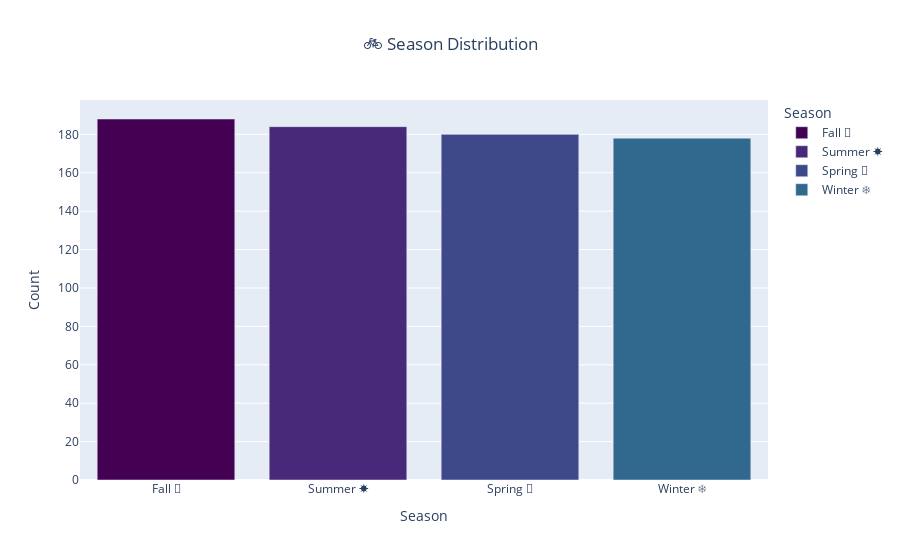
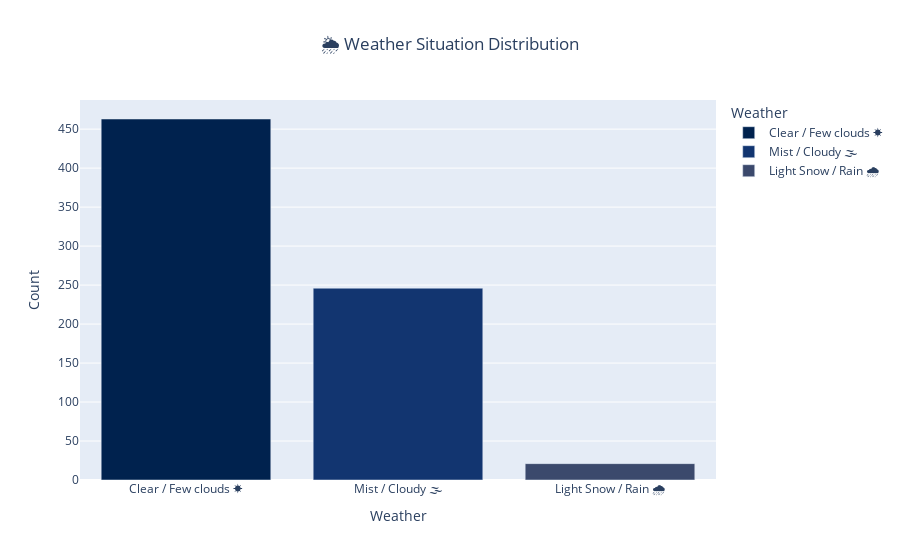

Notebook source saved alongside these figures, in order:
### Markdown cell above
### 📂 Task 2 — Data Quality Checks & Categorical Conversion (🔹 Question 2)

### 🎯 Objective  
Ensure dataset integrity by performing **data quality checks** and converting **coded categorical variables** into interpretable, business-friendly labels. This step prepares the data for **exploratory analysis** and **modeling**.

### 🔹 Subtasks  
1. 🔍 **Data Quality Checks**  
   - Identify and handle **missing values**.  
   - Check for **duplicate rows**.  
   - Review **outliers** (basic inspection).  

2. 🗂️ **Categorical Variable Conversion**  
   - Convert **`season`** codes → `spring 🌸`, `summer ☀️`, `fall 🍂`, `winter ❄️`.  
   - Convert **`weathersit`** codes →  
     - `1 → Clear / Few clouds ☀️`  
     - `2 → Mist / Cloudy 🌫️`  
     - `3 → Light Snow / Rain 🌧️`  
     - `4 → Heavy Rain / Snow ⛈️`  

3. ⚙️ **Data Type Correction**  
   - Convert `season`, `weathersit`, `yr`, `mnth`, `weekday`, `holiday`, and `workingday` to **categorical dtype** for analysis & encoding.  

### 📊 Deliverables  
- A **clean, enriched dataset** with interpretable categories.  
- Visual summaries (bar plots & count plots with **gradient colors**) for categorical distributions.  
- 📋 A clear markdown insight cell summarizing the findings and business implications.

### Code cell
# 📦 Importing Essential Libraries
import pandas as pd
import numpy as np

# 📊 Visualization Libraries
import matplotlib.pyplot as plt
import seaborn as sns
import plotly.express as px
import plotly.figure_factory as ff

# 🤖 ML & Statistical Libraries
from sklearn.model_selection import train_test_split
from sklearn.linear_model import LinearRegression
from sklearn.metrics import r2_score, mean_squared_error, mean_absolute_error
import statsmodels.api as sm
from statsmodels.stats.outliers_influence import variance_inflation_factor

# 🛠️ Setup
import warnings
warnings.filterwarnings('ignore')
sns.set_style('whitegrid')  # Seaborn styling

# 📂 Load Dataset
df = pd.read_csv("G:/Github Assignments Data/Linear Regression Machine Learning Project/day.csv")

# 🔍 Data Quality Checks
print("🔍 Missing Values:")
print(df.isnull().sum())

print("\n🔁 Duplicate Rows:")
print(f"Duplicate rows: {df.duplicated().sum()}")

print("\n📊 Summary Statistics:")
print(df.describe().T)

# 🌸 Categorical Conversion
season_map = {1: 'Spring 🌸', 2: 'Summer ☀️', 3: 'Fall 🍂', 4: 'Winter ❄️'}
weather_map = {
    1: 'Clear / Few clouds ☀️',
    2: 'Mist / Cloudy 🌫️',
    3: 'Light Snow / Rain 🌧️',
    4: 'Heavy Rain / Snow ⛈️'
}
df['season'] = df['season'].map(season_map)
df['weathersit'] = df['weathersit'].map(weather_map)

# ⚙️ Data Type Correction
categorical_cols = ['season', 'weathersit', 'yr', 'mnth', 'weekday', 'holiday', 'workingday']
df[categorical_cols] = df[categorical_cols].astype('category')

# 📊 Gradient Table — First 5 Rows (Cleaned Column Widths)
from IPython.display import display
styled_df = df.head().style.set_table_styles(
    [{'selector': 'th', 'props': [('font-size', '12pt'), ('text-align', 'center')]},
     {'selector': 'td', 'props': [('font-size', '11pt'), ('text-align', 'center')]}]
).set_properties(**{'max-width': '150px', 'overflow': 'hidden', 'text-overflow': 'ellipsis'})
display(styled_df)

# 📊 Season Distribution
season_dist = df['season'].value_counts().reset_index()
season_dist.columns = ['Season', 'Count']
fig_season = px.bar(season_dist,
                    x='Season', y='Count',
                    color='Season',
                    color_discrete_sequence=px.colors.sequential.Viridis,
                    title='🚲 Season Distribution')
fig_season.update_layout(xaxis_title='Season', yaxis_title='Count', title_x=0.5)
fig_season.show()

# 🌦️ Weather Situation Distribution
weather_dist = df['weathersit'].value_counts().reset_index()
weather_dist.columns = ['Weather', 'Count']
fig_weather = px.bar(weather_dist,
                     x='Weather', y='Count',
                     color='Weather',
                     color_discrete_sequence=px.colors.sequential.Cividis,
                     title='🌦️ Weather Situation Distribution')
fig_weather.update_layout(xaxis_title='Weather', yaxis_title='Count', title_x=0.5)
fig_weather.show()

### Figure 1 — Plotly figure (JSON) as saved in the notebook; plotly's stock layout.template omitted (floating-point values rounded to 4 significant figures)
{"data": [{"alignmentgroup": "True", "hovertemplate": "Season=%{x}<br>Count=%{y}<extra></extra>", "legendgroup": "Fall 🍂", "marker": {"color": "#440154", "pattern": {"shape": ""}}, "name": "Fall 🍂", "offsetgroup": "Fall 🍂", "orientation": "v", "showlegend": true, "textposition": "auto", "type": "bar", "x": ["Fall 🍂"], "xaxis": "x", "y": [188], "yaxis": "y"}, {"alignmentgroup": "True", "hovertemplate": "Season=%{x}<br>Count=%{y}<extra></extra>", "legendgroup": "Summer ☀️", "marker": {"color": "#482878", "pattern": {"shape": ""}}, "name": "Summer ☀️", "offsetgroup": "Summer ☀️", "orientation": "v", "showlegend": true, "textposition": "auto", "type": "bar", "x": ["Summer ☀️"], "xaxis": "x", "y": [184], "yaxis": "y"}, {"alignmentgroup": "True", "hovertemplate": "Season=%{x}<br>Count=%{y}<extra></extra>", "legendgroup": "Spring 🌸", "marker": {"color": "#3e4989", "pattern": {"shape": ""}}, "name": "Spring 🌸", "offsetgroup": "Spring 🌸", "orientation": "v", "showlegend": true, "textposition": "auto", "type": "bar", "x": ["Spring 🌸"], "xaxis": "x", "y": [180], "yaxis": "y"}, {"alignmentgroup": "True", "hovertemplate": "Season=%{x}<br>Count=%{y}<extra></extra>", "legendgroup": "Winter ❄️", "marker": {"color": "#31688e", "pattern": {"shape": ""}}, "name": "Winter ❄️", "offsetgroup": "Winter ❄️", "orientation": "v", "showlegend": true, "textposition": "auto", "type": "bar", "x": ["Winter ❄️"], "xaxis": "x", "y": [178], "yaxis": "y"}], "layout": {"barmode": "relative", "legend": {"title": {"text": "Season"}, "tracegroupgap": 0}, "title": {"text": "🚲 Season Distribution", "x": 0.5}, "xaxis": {"anchor": "y", "categoryarray": ["Fall 🍂", "Summer ☀️", "Spring 🌸", "Winter ❄️"], "categoryorder": "array", "domain": [0, 1], "title": {"text": "Season"}}, "yaxis": {"anchor": "x", "domain": [0, 1], "title": {"text": "Count"}}}}

### Figure 2 — Plotly figure (JSON) as saved in the notebook; plotly's stock layout.template omitted (floating-point values rounded to 4 significant figures)
{"data": [{"alignmentgroup": "True", "hovertemplate": "Weather=%{x}<br>Count=%{y}<extra></extra>", "legendgroup": "Clear / Few clouds ☀️", "marker": {"color": "#00224e", "pattern": {"shape": ""}}, "name": "Clear / Few clouds ☀️", "offsetgroup": "Clear / Few clouds ☀️", "orientation": "v", "showlegend": true, "textposition": "auto", "type": "bar", "x": ["Clear / Few clouds ☀️"], "xaxis": "x", "y": [463], "yaxis": "y"}, {"alignmentgroup": "True", "hovertemplate": "Weather=%{x}<br>Count=%{y}<extra></extra>", "legendgroup": "Mist / Cloudy 🌫️", "marker": {"color": "#123570", "pattern": {"shape": ""}}, "name": "Mist / Cloudy 🌫️", "offsetgroup": "Mist / Cloudy 🌫️", "orientation": "v", "showlegend": true, "textposition": "auto", "type": "bar", "x": ["Mist / Cloudy 🌫️"], "xaxis": "x", "y": [246], "yaxis": "y"}, {"alignmentgroup": "True", "hovertemplate": "Weather=%{x}<br>Count=%{y}<extra></extra>", "legendgroup": "Light Snow / Rain 🌧️", "marker": {"color": "#3b496c", "pattern": {"shape": ""}}, "name": "Light Snow / Rain 🌧️", "offsetgroup": "Light Snow / Rain 🌧️", "orientation": "v", "showlegend": true, "textposition": "auto", "type": "bar", "x": ["Light Snow / Rain 🌧️"], "xaxis": "x", "y": [21], "yaxis": "y"}], "layout": {"barmode": "relative", "legend": {"title": {"text": "Weather"}, "tracegroupgap": 0}, "title": {"text": "🌦️ Weather Situation Distribution", "x": 0.5}, "xaxis": {"anchor": "y", "categoryarray": ["Clear / Few clouds ☀️", "Mist / Cloudy 🌫️", "Light Snow / Rain 🌧️"], "categoryorder": "array", "domain": [0, 1], "title": {"text": "Weather"}}, "yaxis": {"anchor": "x", "domain": [0, 1], "title": {"text": "Count"}}}}
